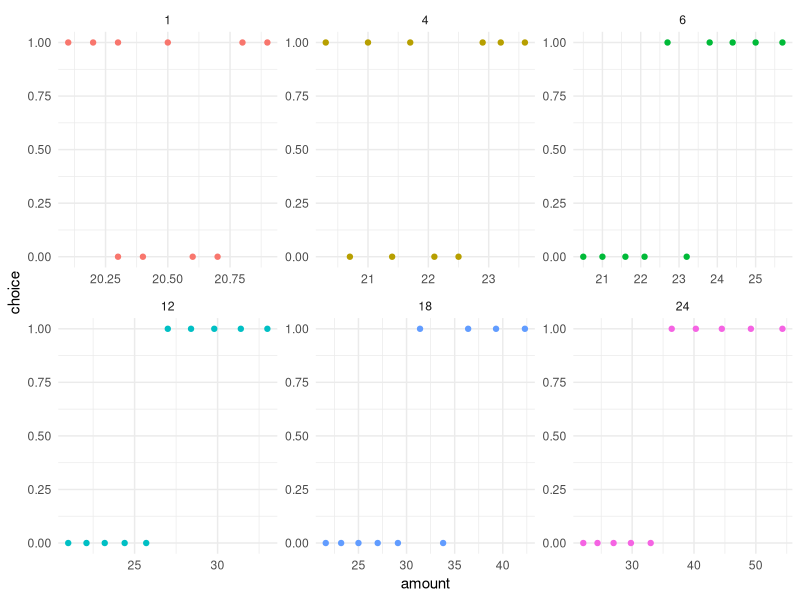
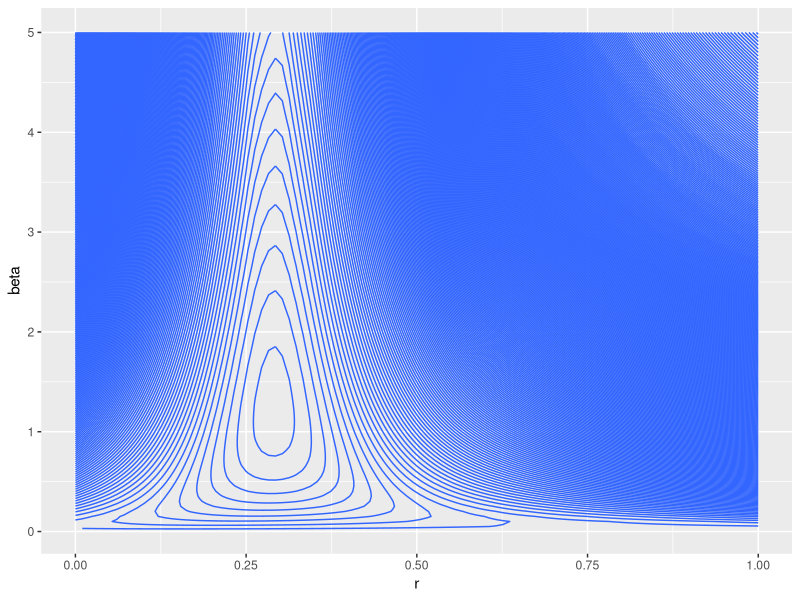
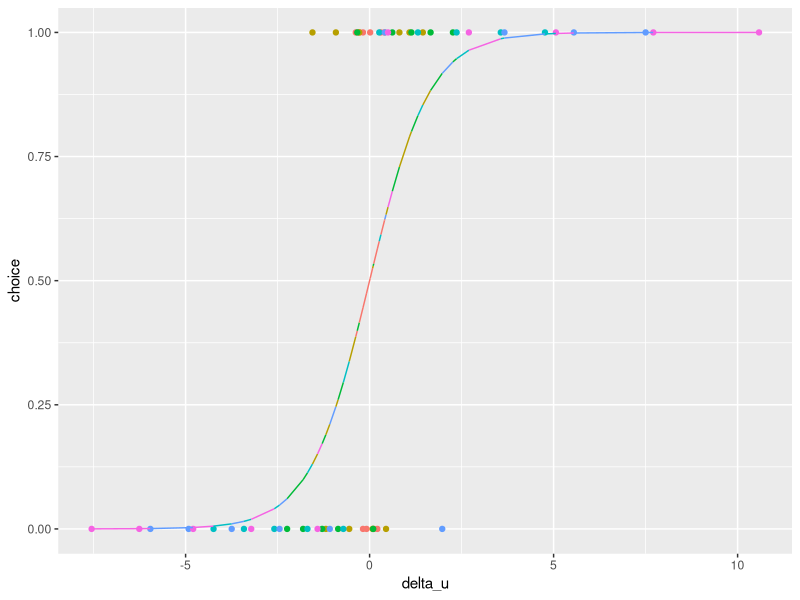
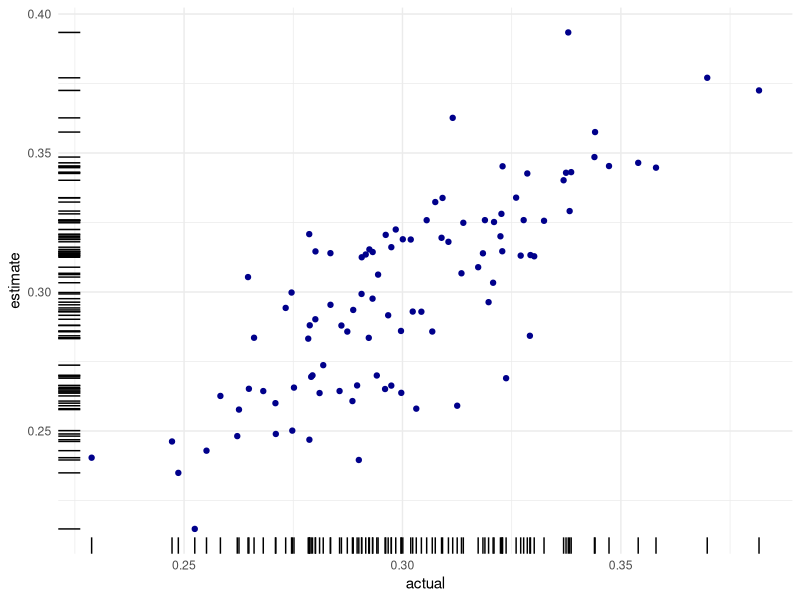
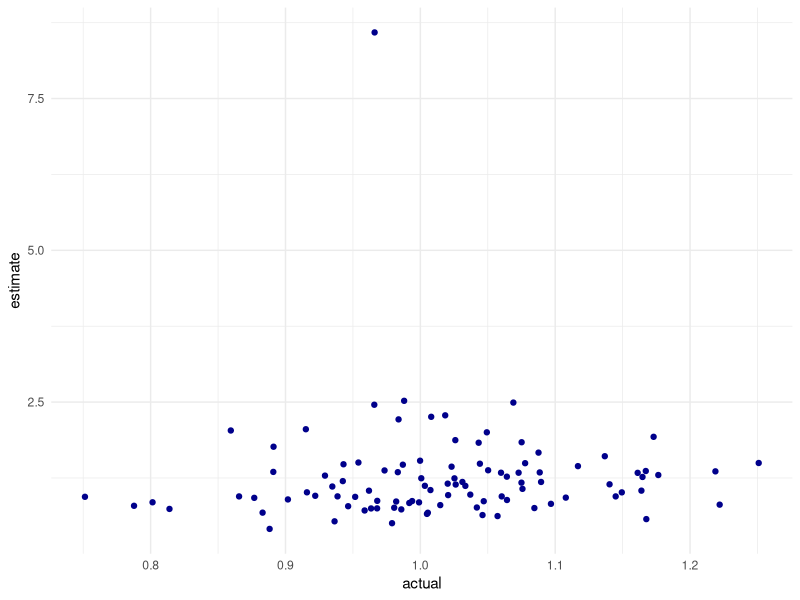

Write the R code that produced these figures, in order.
## ---- chunk 1
rm(list=ls())
library("dplyr")
library("ggplot2")
library("ggpubr")
## ---- chunk 2
tp <- read.csv('td-params-andersonea.csv')
tp <- tp[-1]
num_trials <- dim(tp)[1]
## ---- chunk 3
# Discount function (exponential), assumes delay is in months
disc <- function(d, r) {
  if (d > 0){
    util = (1 / (1 + exp(log(r)) / 12) ** (d))
  } else {
    util <- 1
  }
  util
}

# Function to compute discounted utility of amount a received after delay d 
# (in months), assuming linear utility and discount rate r (p.a.)
util <- function(a, d, r) {
  util = disc(d, r) * a
}

# Logit (softmax) function
softmax <- function(x, beta) {
  min( max( 1 / (1 + exp(- exp(log(beta)) * x )), 10**(-15) ), 1 - 10**(-15) )
}
## ---- chunk 4
# set participant parameters
r = 0.3 # discount rate p.a 
beta = 1 # softmax parameter (inverse of variance of logistic distribution)

# vector for responses
choices <- matrix(, num_trials, 3)

# run through trials
for (t in 1:num_trials) {
  # compute utilities of the two options"
  u0 <- util(tp[t,2], tp[t,1], r)
  u1 <- util(tp[t,4], tp[t,3], r)
  
  # compute probability of choosing first option
  p <- softmax(u1 - u0, beta)
  
  # convert probability into an actual choice
  c <- rbinom(1, 1, p)
  
  # write simulated response to choices variable
  choices[t, ] <- c(c, tp[t, 3], tp[t, 4])
}

choices <- data.frame(choices)
colnames(choices) <- c("choice", "delay", "amount")
## ---- chunk 5
p <- ggplot(choices, aes(amount, choice, colour = factor(delay))) +
  geom_point() + facet_wrap(~ delay, ncol = 3, scales = "free") +
  guides(colour = "none") +
  theme_minimal()
p
## ---- chunk 6
neg_ll <- function(params, choices, tp) {
  
  neg_ll = 0
  
  for (t in 1:num_trials) {
    # compute utilities of both options
    u0 <- util(tp[t,2], tp[t,1], params[1])
    u1 <- util(tp[t,4], tp[t,3], params[1])
  
    # compute probability of choosing first option
    p <- softmax(u1 - u0, params[2])
    
    # compute log-likelihood
    neg_ll = neg_ll - log(p)**choices[t,1] - log(1-p)**(1-choices[t,1])
  }
  
  neg_ll
}
## ---- chunk 7
# compute ll
ll_sim <- matrix(, 100 * 100, 3)

r_range <- seq(from = 0, to = 1, length.out = 100)
beta_range <- seq(from = 0, to = 5, length.out = 100)

row <- 0
for (i in 1:length(r_range)) {
  for (j in 1:length(beta_range)) {
    ll_sim[row, 1] <- r_range[i]
    ll_sim[row, 2] <- beta_range[j]
    ll_sim[row, 3] <- neg_ll(c(r_range[i], beta_range[j]), choices, tp)
    row <- row + 1
  }
}

ll_sim <- data.frame(ll_sim)
colnames(ll_sim) <- c("r", "beta", "neg_ll")

# plot neg-LL surface
v <- ggplot(ll_sim, aes(r, beta, z = -neg_ll))
v + geom_contour(binwidth = 2) 
## ---- chunk 8
theta_mle <- optim(c(0.5, 1), neg_ll, choices = choices, tp = tp)
theta_mle
## ---- chunk 9
# matrix for predictions
pred_vs_actual <- matrix(, num_trials, 4)
x_range <- seq(from = -5, to = 5, length.out = 100)

# run through trials
for (t in 1:num_trials) {
  # compute utilities of the two options"
  u0 <- util(tp[t,2], tp[t,1], theta_mle$par[1])
  u1 <- util(tp[t,4], tp[t,3], theta_mle$par[1])

  pred_vs_actual[t,1] <- u1 - u0
  pred_vs_actual[t,2] <- choices[t,1]
  pred_vs_actual[t,3] <- choices[t,2]
  pred_vs_actual[t,4] <- softmax(u1 - u0, theta_mle$par[2])
}

pred_vs_actual <- data.frame(pred_vs_actual)
colnames(pred_vs_actual) <- c("delta_u", "choice", "delay", "p")

p <- ggplot(pred_vs_actual, aes(delta_u, choice, colour = factor(delay))) +
  geom_point() +
  guides(colour = "none") +
  geom_line(aes(y=p, group = 1))
  theme_minimal()
p
## ---- chunk 10
N = 100
r_est <- matrix(, N, 2)
beta_est <- matrix(, N, 2)

for (n in 1:N) {
  # set participant parameters
  r = rnorm(1, 0.3, 0.03) # discount rate p.a 
  beta = rnorm(1, 1, 0.1) # softmax parameter (inverse of variance of logistic distribution)
  
  # vector for responses
  choices <- matrix(, num_trials, 3)
  
  # run through trials
  for (t in 1:num_trials) {
    # compute utilities of the two options"
    u0 <- util(tp[t,2], tp[t,1], r)
    u1 <- util(tp[t,4], tp[t,3], r)
    
    # compute probability of choosing first option
    p <- softmax(u1 - u0, beta)
    
    # convert probability into an actual choice
    c <- rbinom(1, 1, p)
    
    # write simulated response to choices variable
    choices[t, ] <- c(c, tp[t, 3], tp[t, 4])
  }
  
  choices <- data.frame(choices)
  colnames(choices) <- c("choice", "delay", "amount")
  
  theta_mle <- optim(c(0.5, 1), neg_ll, choices = choices, tp = tp)
  r_est[n,1] <- r
  r_est[n,2] <- theta_mle$par[1]
  beta_est[n,1] <- beta
  beta_est[n,2] <- theta_mle$par[2]
}

r_est <- data.frame(r_est)
colnames(r_est) <- c("actual", "estimate")
beta_est <- data.frame(beta_est)
colnames(beta_est) <- c("actual", "estimate")

p1 <- ggplot(r_est, aes(actual, estimate)) +
  geom_point(color='darkblue') +
  # guides(colour = "none") +
  geom_rug() +
  theme_minimal()
p1

p2 <- ggplot(beta_est, aes(actual, estimate)) +
  geom_point(color='darkblue') +
  # guides(colour = "none") +
  theme_minimal()
p2
## ---- chunk 11
N = 10
r_range <- seq(from = 0, to = 1, length.out = 50)
beta_range <- seq(from = 0, to = 10, length.out = 50)

# EXERCISE!

## ---- chunk 12
# Function to compute discounted utility of amount a received after delay d 
# (in months), assuming linear utility and hyperbolic discounting with discount rate r (p.a.)
util_h <- function(a, d, r) {
  util = a / (1 + exp(log(r)) * d / 12)
}

# Negative LL for hyperbolic model
neg_ll_h <- function(params, choices, tp) {
  
  neg_ll = 0
  
  for (t in 1:num_trials) {
    # compute utilities of both options
    u0 <- util_h(tp[t,2], tp[t,1], params[1])
    u1 <- util_h(tp[t,4], tp[t,3], params[1])
  
    # compute probability of choosing first option
    p <- softmax(u1 - u0, params[2])
    
    # compute log-likelihood
    neg_ll = neg_ll - log(p)**choices[t,1] - log(1-p)**(1-choices[t,1])
  }
  
  neg_ll
}

# Parameter estimate for hyperbolic model
theta_mle_h <- optim(c(0.5, 1), neg_ll_h, choices = choices, tp = tp)
theta_mle_h
## ---- chunk 13
BIC = -2 * -theta_mle$value + 2 * log(num_trials)
BIC_h = -2 * -theta_mle_h$value + 2 * log(num_trials)
print(c(BIC, BIC_h))
